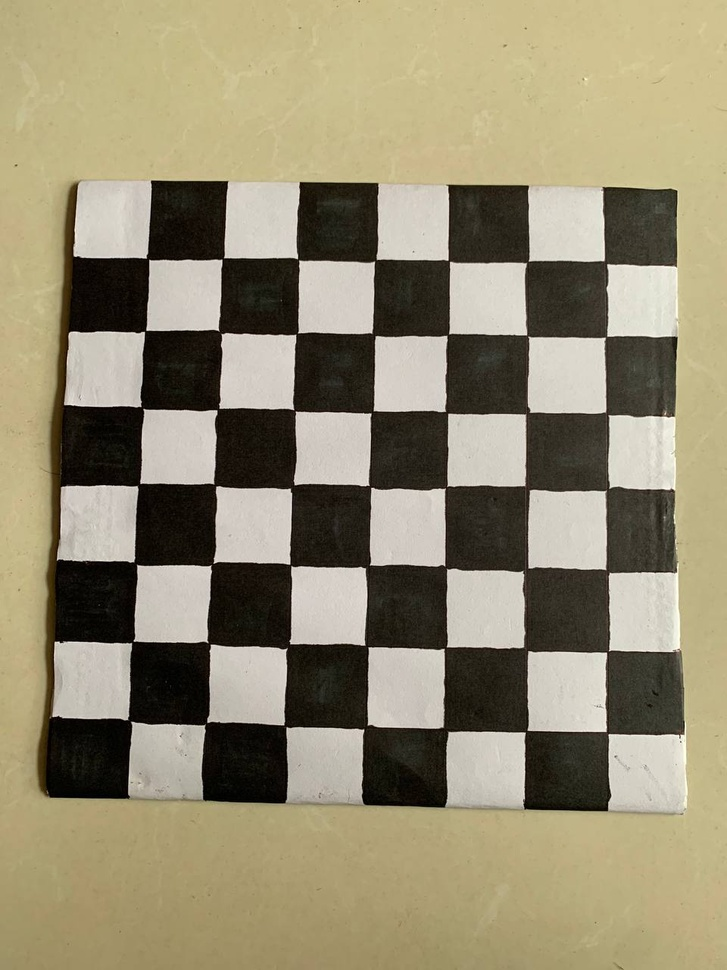
#> input picture robotic_arm_practice/chessboard_before.jpg, 727 x 970 px, shrunk from 960 x 1280 before the run
$ python position2.py
#> lines starting #> are read from the running program, lines starting #| are printed output that depends on the picture; after the words box and inside, x2 and y2 are one past the last pixel; in counts of white or black regions, pixels touching at a corner belong together
#> further down, image_before is the input picture: shape (970, 727, 3); mean B, G, R 113.5, 139.4, 147.9
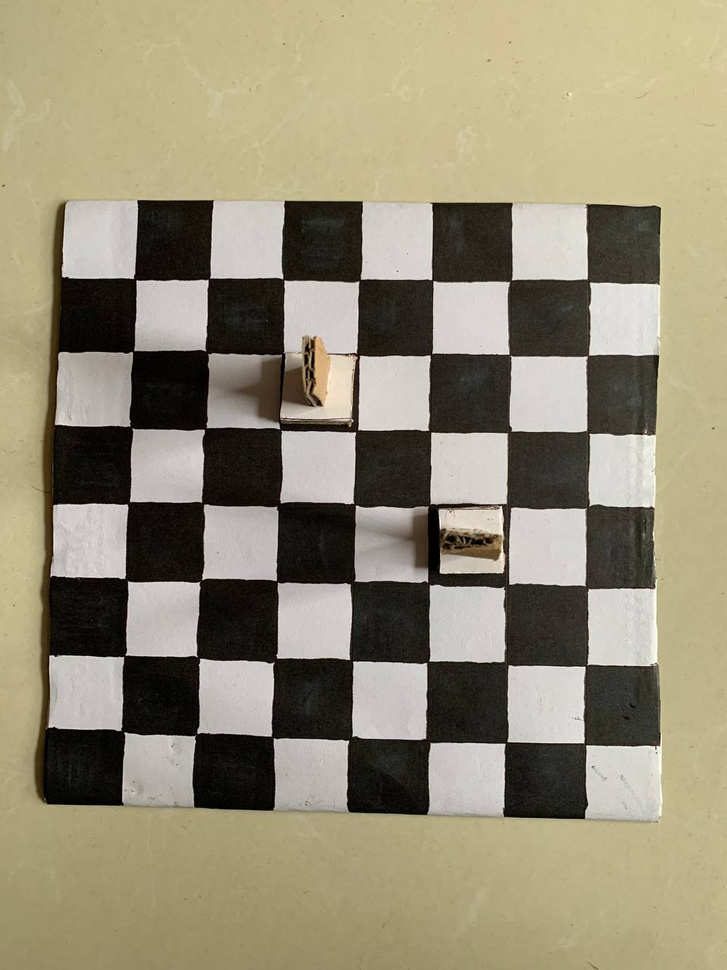
#> input picture robotic_arm_practice/chessboard_after.jpg, 727 x 970 px, shrunk from 960 x 1280 before the run
#> further down, image_after is the input picture: shape (970, 727, 3); mean B, G, R 117.6, 140.5, 148.1
import cv2
import numpy as np

def remove_shadows(image):
    """
    Preprocess the image to remove shadows using HSV conversion and morphological operations.
    """
    # Convert to HSV color space
    hsv = cv2.cvtColor(image, cv2.COLOR_BGR2HSV)
#> hsv: shape (970, 727, 3); mean H, S, V 21.6, 76.4, 147.9

    # Extract the Value channel (brightness)
    v_channel = hsv[:, :, 2]

    # Apply adaptive thresholding to normalize brightness
    normalized = cv2.equalizeHist(v_channel)

    # Convert back to HSV and merge with original H and S channels
    hsv[:, :, 2] = normalized
#> hsv: shape (970, 727, 3); mean H, S, V 21.6, 76.4, 128.8
    processed_image = cv2.cvtColor(hsv, cv2.COLOR_HSV2BGR)
    # cv2.imshow("Shadow-Removed Difference", processed_image)
    # cv2.waitKey(0)
    # cv2.destroyAllWindows()
    return processed_image

def detect_difference(image1, image2):
    """
    Detects differences between two chessboard images after shadow removal.
    """
    # Remove shadows from both images
    img1 = remove_shadows(image1)
    img2 = remove_shadows(image2)
#> in remove_shadows (call 2), `hsv = cv2.cvtColor(image, cv2.COLOR_BGR2HSV)`: hsv: shape (970, 727, 3); mean H, S, V 21, 65.2, 148.2
#> in remove_shadows (call 2), `v_channel = hsv[:, :, 2]`:
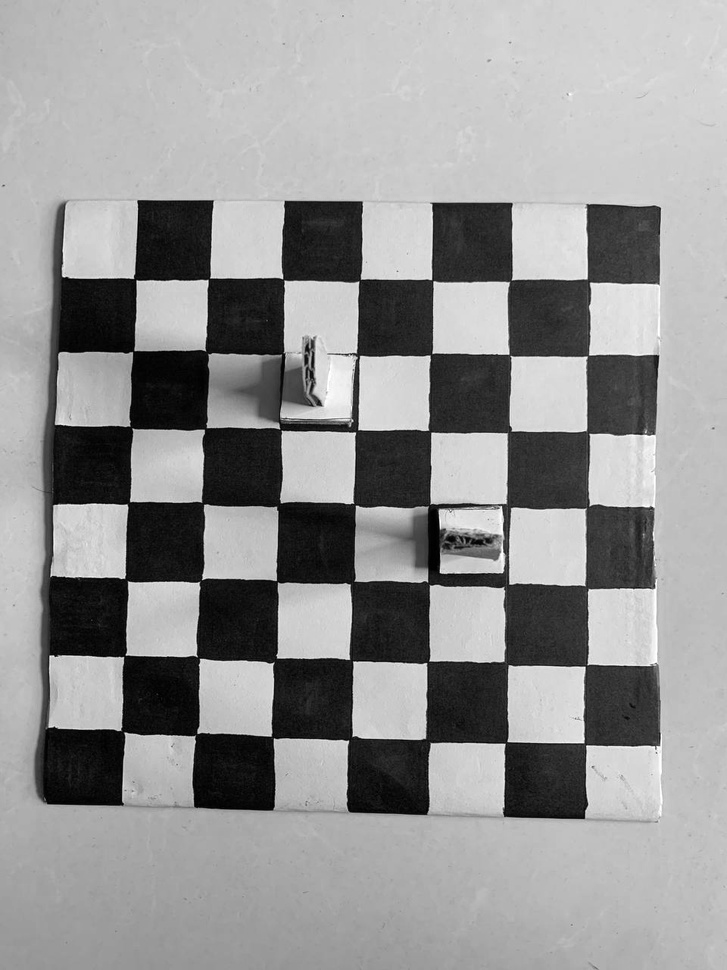
#> v_channel: shape (970, 727); min 0, max 255, mean 148.2
#> in remove_shadows (call 2), `normalized = cv2.equalizeHist(v_channel)`:
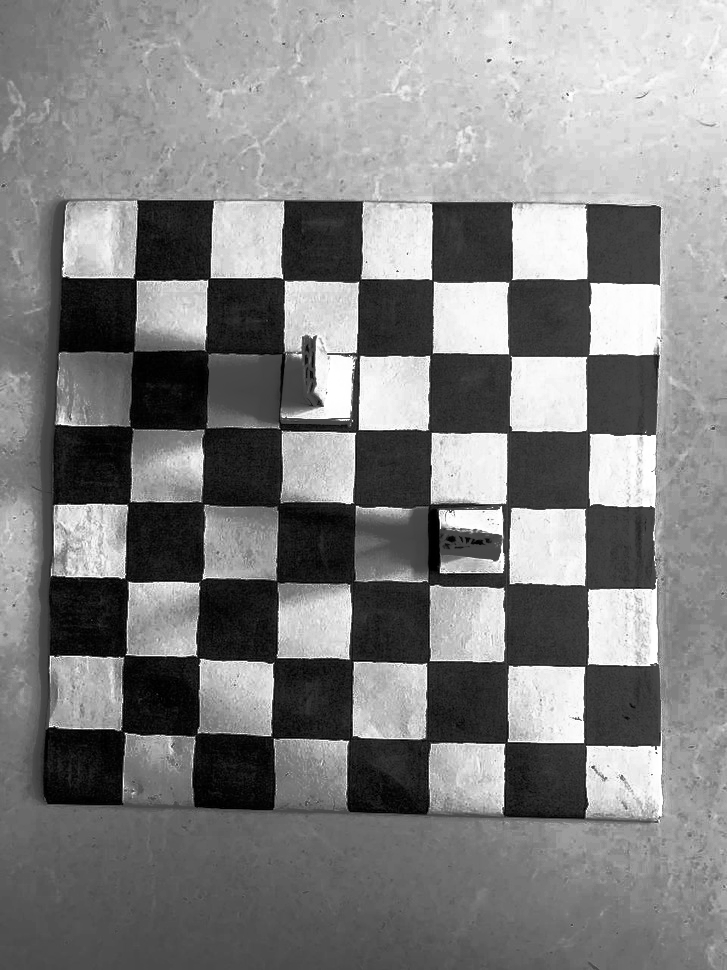
#> normalized: shape (970, 727); min 0, max 255, mean 128.8
#> in remove_shadows (call 2), `hsv[:, :, 2] = normalized`: hsv: shape (970, 727, 3); mean H, S, V 21, 65.2, 128.8
#> in remove_shadows (call 2), `processed_image = cv2.cvtColor(hsv, cv2.COLOR_HSV2BGR)`:
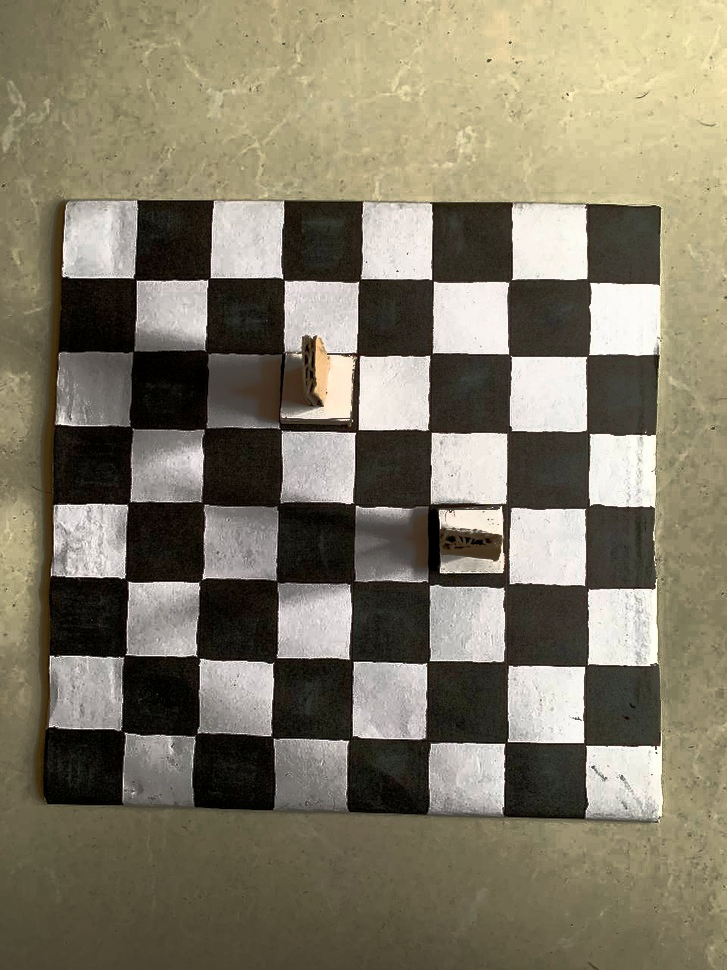
#> processed_image: shape (970, 727, 3); mean B, G, R 103.2, 121.8, 128.7

    # Convert to grayscale
    gray1 = cv2.cvtColor(img1, cv2.COLOR_BGR2GRAY)
    gray2 = cv2.cvtColor(img2, cv2.COLOR_BGR2GRAY)

    # Apply Gaussian blur to reduce noise
    blurred1 = cv2.GaussianBlur(gray1, (5, 5), 0)
    blurred2 = cv2.GaussianBlur(gray2, (5, 5), 0)

    # Use Canny edge detection
    edges1 = cv2.Canny(blurred1, 50, 150)
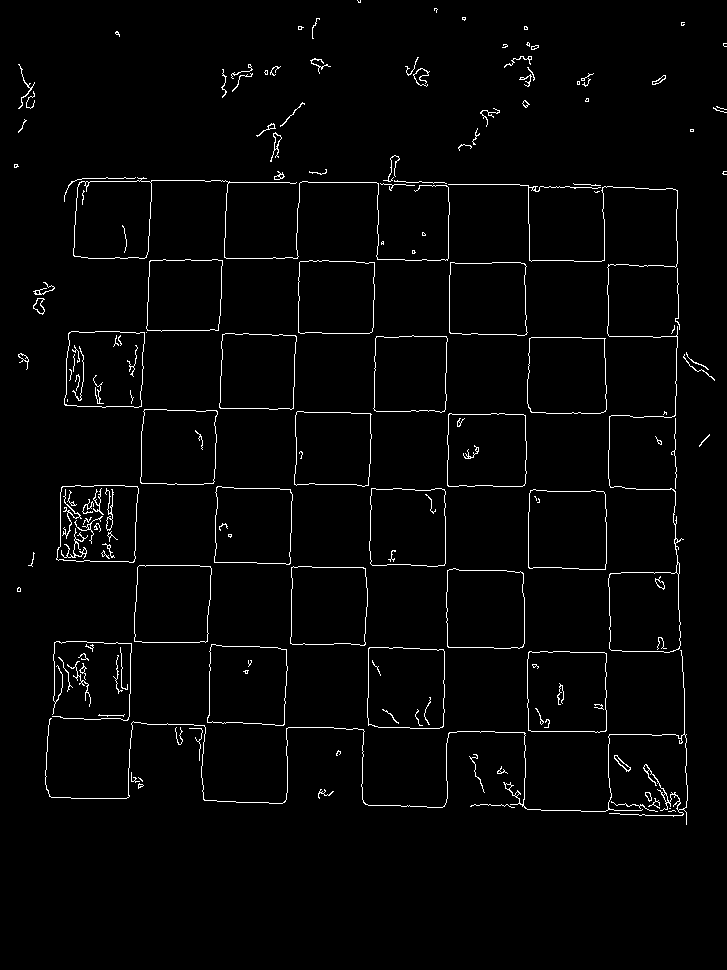
#> edges1: shape (970, 727); 2.2% white in thin lines or dots, all inside (x1, y1, x2, y2) = (14, 0, 727, 825)
    edges2 = cv2.Canny(blurred2, 50, 150)
#> edges2: shape (970, 727); 2.1% white in thin lines or dots, all inside (x1, y1, x2, y2) = (1, 0, 727, 828)

    # Compute absolute difference
    diff = cv2.absdiff(edges1, edges2)

    # Apply thresholding to highlight changes
    _, thresh = cv2.threshold(diff, 30, 255, cv2.THRESH_BINARY)

    # Find contours of the differences
    contours, _ = cv2.findContours(thresh, cv2.RETR_EXTERNAL, cv2.CHAIN_APPROX_SIMPLE)
#> contours = 129 contours, 109 with area under 20; largest, box (x1, y1, x2, y2) and area: (42, 177, 688, 828) 285480, (33, 298, 45, 315) 104, (614, 755, 631, 772) 79, (270, 132, 282, 162) 76, (52, 655, 81, 711) 58

    # Draw detected differences
    result = image2.copy()
    cv2.drawContours(result, contours, -1, (0, 255, 0), 2)
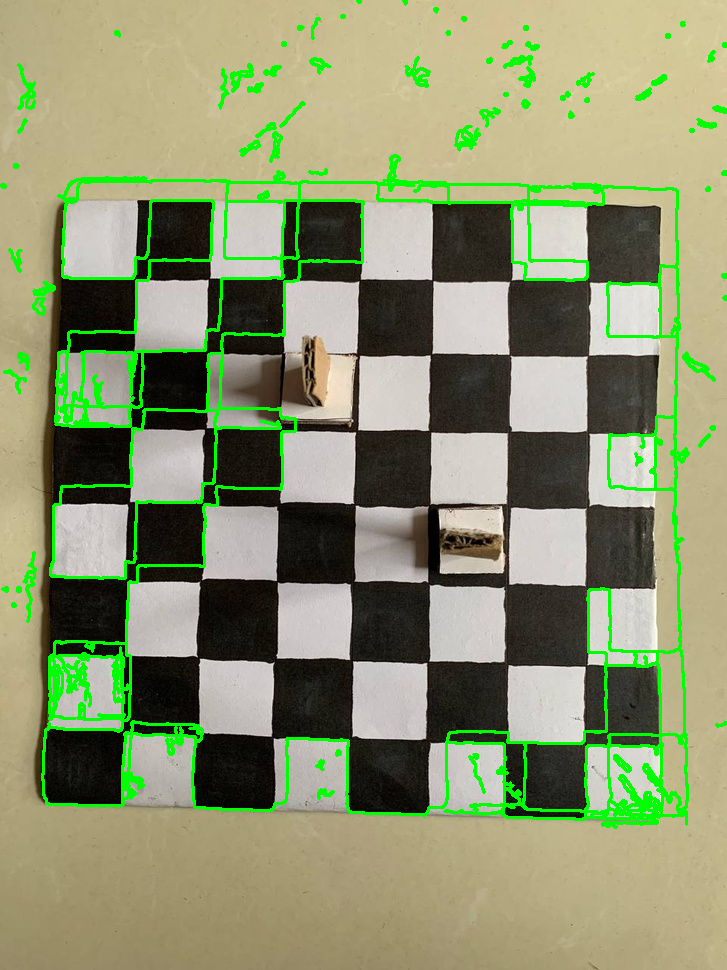
#> result: shape (970, 727, 3); 6.01% of pixels changed, all inside (x1, y1, x2, y2) = (0, 0, 727, 829)

    # Display the result
    cv2.imshow("Shadow-Removed Difference", result)
    cv2.waitKey(0)
    cv2.destroyAllWindows()

# Load two chessboard images before and after a move
image_before = cv2.imread("chessboard_before.jpg")
image_after = cv2.imread("chessboard_after.jpg")

# Detect differences after shadow removal
detect_difference(image_before, image_after)

# remove_shadows(image_after)
